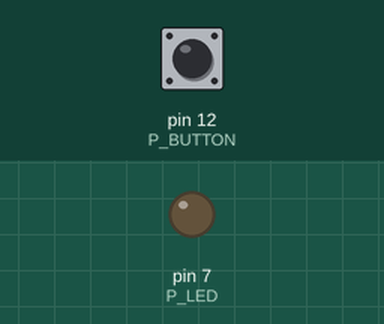
Simulated run of this program. Board: Raspberry Pi (header pin numbers). Parts: output pins drawn as LEDs (lit = HIGH). Inputs (shaded band) come from the test bench; at power-on: pin 12 (P_BUTTON) LOW. What the program prints to the terminal is not drawn.

Above: at 1.2 s.
1.3 s: pin 12 (P_BUTTON) pulled HIGH for 0.15 s
At 1.37 s:
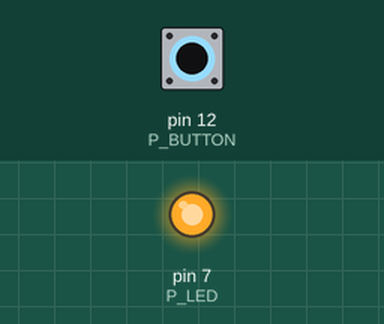
2.9 s: pin 12 (P_BUTTON) pulled HIGH for 3.2 s
At 7.4 s:
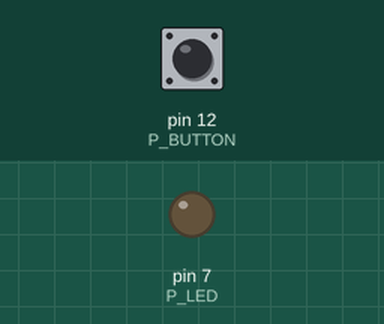
Timing chart, 0 to 8.9 s (numbered marks = the images above; inputs shaded):
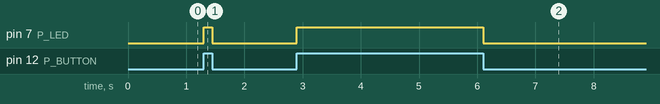

Measured:
- after the input at 1.3 s, pin 7 (P_LED): LOW → HIGH at once, → LOW 0.15 s later
- after the input at 2.9 s, pin 7 (P_LED): LOW → HIGH at once, → LOW 3.2 s later

The program:

RaspEasy1.py
```python
# RaspEasy1.py
# Button press/release to switch on/off LED

import RPi.GPIO as GPIO

P_BUTTON = 12 # Button A
#P_BUTTON = 13 # Button B
P_LED = 7 # LED A
#P_LED = 11 # LED B

def setup():
    GPIO.setmode(GPIO.BOARD)
    GPIO.setup(P_BUTTON, GPIO.IN)
    GPIO.setup(P_LED, GPIO.OUT)

print("starting...")
setup()
while True:
    if GPIO.input(P_BUTTON) == GPIO.HIGH:
        GPIO.output(P_LED, GPIO.HIGH)
    else:
        GPIO.output(P_LED, GPIO.LOW)
```
